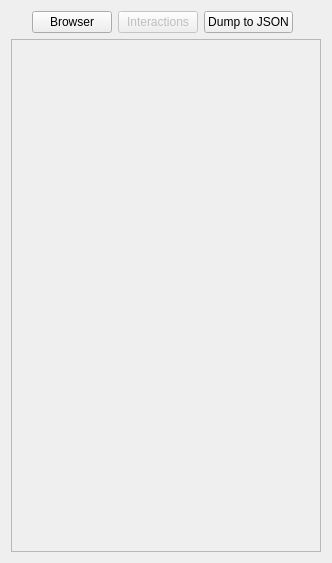
<?xml version="1.0" encoding="UTF-8"?>
<ui version="4.0">
 <class>VP1AODControllerForm</class>
 <widget class="QWidget" name="VP1AODControllerForm">
  <property name="geometry">
   <rect>
    <x>0</x>
    <y>0</y>
    <width>332</width>
    <height>563</height>
   </rect>
  </property>
  <property name="windowTitle">
   <string>Form</string>
  </property>
  <layout class="QVBoxLayout" name="verticalLayout">
   <item>
    <layout class="QHBoxLayout" name="horizontalLayout">
     <item>
      <spacer name="horizontalSpacer">
       <property name="orientation">
        <enum>Qt::Horizontal</enum>
       </property>
       <property name="sizeHint" stdset="0">
        <size>
         <width>40</width>
         <height>20</height>
        </size>
       </property>
      </spacer>
     </item>
     <item>
      <widget class="QPushButton" name="pushButton_ObjectBrowser">
       <property name="enabled">
        <bool>true</bool>
       </property>
       <property name="toolTip">
        <string>Browse AOD objects in this event, and use to navigate in 3D view.</string>
       </property>
       <property name="text">
        <string>Browser</string>
       </property>
       <property name="checkable">
        <bool>true</bool>
       </property>
       <property name="checked">
        <bool>false</bool>
       </property>
       <property name="flat">
        <bool>false</bool>
       </property>
      </widget>
     </item>
     <item>
      <widget class="QPushButton" name="pushButton_interactions">
       <property name="enabled">
        <bool>false</bool>
       </property>
       <property name="text">
        <string>Interactions</string>
       </property>
      </widget>
     </item>
     <item>
      <widget class="QPushButton" name="pushButton_dumpToJSON">
       <property name="text">
        <string>Dump to JSON</string>
       </property>
      </widget>
     </item>
     <item>
      <spacer name="horizontalSpacer_2">
       <property name="orientation">
        <enum>Qt::Horizontal</enum>
       </property>
       <property name="sizeHint" stdset="0">
        <size>
         <width>40</width>
         <height>20</height>
        </size>
       </property>
      </spacer>
     </item>
     <item>
      <widget class="QWidget" name="widget_settingsButtonsPlaceholder" native="true">
       <property name="sizePolicy">
        <sizepolicy hsizetype="Fixed" vsizetype="Fixed">
         <horstretch>0</horstretch>
         <verstretch>0</verstretch>
        </sizepolicy>
       </property>
       <layout class="QGridLayout">
        <property name="margin">
         <number>0</number>
        </property>
        <property name="spacing">
         <number>0</number>
        </property>
       </layout>
      </widget>
     </item>
    </layout>
   </item>
   <item>
    <widget class="QScrollArea" name="collWidgetScrollArea"/>
   </item>
  </layout>
 </widget>
 <resources/>
 <connections/>
</ui>
